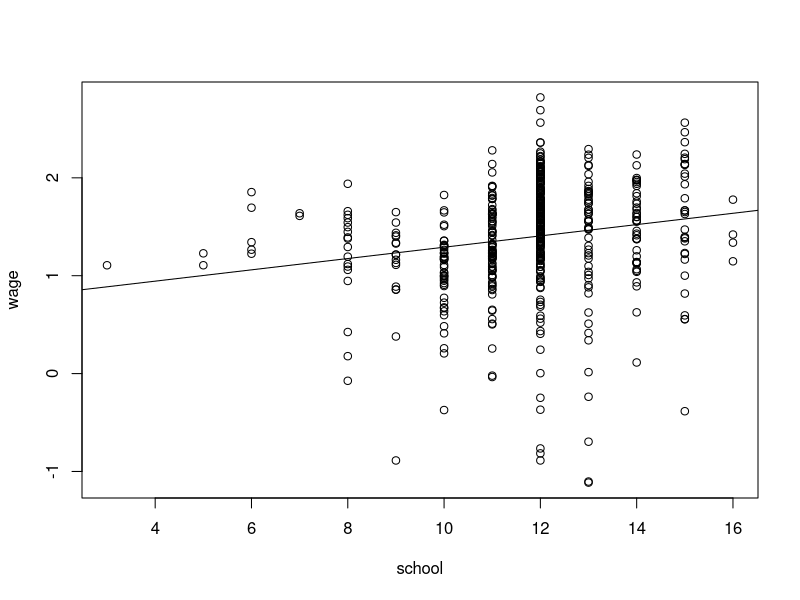

This figure's R source:
### answer_4_3.r
### 問題4.3の解答例

data <- read.csv("data_Males.csv") # データ読み込み

# 4.3(1)
rec <- with(data, lm(wage ~ school))
with(data, plot(school, wage))
abline(rec)

# 4.3(2)
summary(rec)

# 4.3(3)
summary(with(data, lm(wage ~ school + exper)))
